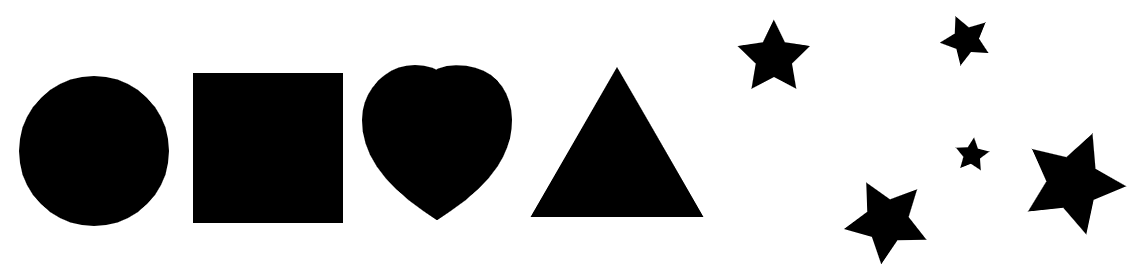
#> input picture in/shapes.png, 1145 x 271 px
$ python image-to-waveform.py in/shapes.png out.png
#> lines starting #> are read from the running program, lines starting #| are printed output that depends on the picture; after the words box and inside, x2 and y2 are one past the last pixel; in counts of white or black regions, pixels touching at a corner belong together
# Author: Teun Mathijssen (https://github.com/teuncm)
# Derived from https://www.youtube.com/watch?v=qeUAHHPt-LY

import argparse
import numpy as np
from PIL import Image
import soundfile as sf

INTERP_NN = "nn"
INTERP_LIN = "lin"
SAMPLERATE_STANDARD = 44100
DURATION_DEFAULT = 2
LIGHTNESS_THRESHOLD = 250


def main(args):
    if args.inAudio:
        sig, sampleRate = readSignal(args.inAudio)
        sig = normSignal(monoSignal(sig))
    else:
        sampleRate = args.sampleRate
        frequency = args.frequency if args.frequency else sampleRate / 2
        sig = generateSignal(frequency, args.duration, sampleRate)

    ts = getTimeframe(sig, sampleRate)

    imgArr = readImage(args.inImg)
    imgArr = normImage(thresholdImage(imgArr))

    botIdxs, topIdxs = getIdxs(imgArr)
    centers, amps = getParams(imgArr, botIdxs, topIdxs)
    centers, amps = normParams(imgArr, centers, amps)

    if args.interp == INTERP_NN:
        centers, amps = nnInterpParams(ts, centers, amps)
    elif args.interp == INTERP_LIN:
        centers, amps = linInterpParams(ts, centers, amps)

    modSig = modSignal(sig, centers, amps)

    writeSignal(modSig, sampleRate, args.outAudio)


def readSignal(fName):
    """Read an audio array from a file."""
    sig, sampleRate = sf.read(fName)

    return sig, sampleRate


def monoSignal(sig):
    """Turn an audio signal into mono."""
    sig = np.expand_dims(sig, -1)
    mono = np.squeeze(np.mean(sig, axis=1))

    return mono


def clipSignal(sig):
    """Hard clip an audio signal."""
    return np.clip(sig, -1, 1)


def normSignal(x):
    """Normalize an audio signal."""
    norm = np.max(np.abs(x))
    y = x / norm

    return y


def generateSignal(freq, tMax, sampleRate):
    """Generate a simple sine wave over the given timeframe."""
    # tMax may not coincide with a sample.
    # Correct for this here
    numSamples = int(np.floor(tMax * sampleRate) + 1)
    tMaxCorrected = (numSamples - 1) / sampleRate

    ts = np.linspace(0, tMaxCorrected, numSamples)
    sig = np.cos(freq * 2 * np.pi * ts)

    return sig


def writeSignal(sig, sampleRate, fName):
    """Write an audio signal to a file."""
    sf.write(fName, sig, sampleRate)


def getTimeframe(sig, sampleRate):
    """Get timeframe for an audio signal."""
    tMax = (sig.shape[0] - 1) / sampleRate
    nSamples = sig.shape[0]

    ts = np.linspace(0, tMax, nSamples)

    return ts


def readImage(fName):
    """Read an image array from a file."""
#> called with fName = 'in/shapes.png'
    # Read and convert to grayscale
    img = Image.open(fName).convert(mode="L")
    arr = np.array(img)

    return arr


def thresholdImage(arr):
    """Use a lightness threshold to convert image to binary array."""
    mask = arr < LIGHTNESS_THRESHOLD
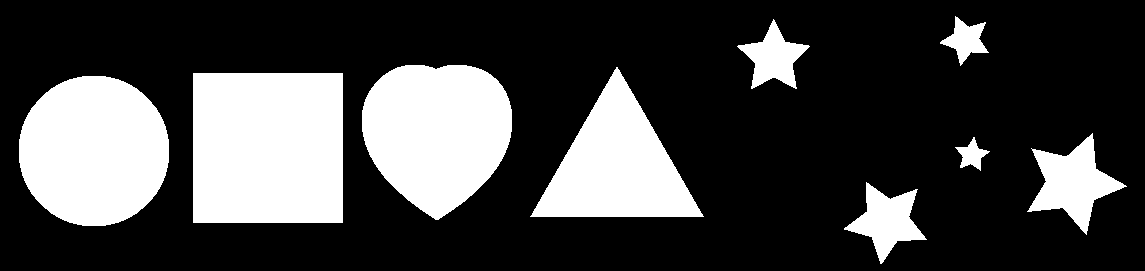
#> mask: shape (271, 1145) bool; 26.4% white; 9 white regions, largest, box (x1, y1, x2, y2) and area: (193, 73, 343, 223) 22500, (19, 76, 169, 226) 17896, (362, 65, 512, 220) 17358
    arr[mask] = 1
    arr[~mask] = 0

    return arr


def normImage(arr):
    """Normalize an image to make full use of the amplitude."""
    # Condense image to one column
    mask = np.max(arr, axis=1)
#> mask = 271 values, max 1 at index 16, min 0 at index 0, mean 0.915

    # Get mask bounds
    botIdx, topIdx = getIdxs(mask)
#> in getIdxs, `botIdxs = np.argmax(arr, axis=0)`: botIdxs = 16
#> in getIdxs, `flippedArr = np.flip(arr, axis=0)`: flippedArr = 271 values, max 1 at index 7, min 0 at index 0, mean 0.915
#> in getIdxs, `topIdxs = maxIdx - np.argmax(flippedArr, axis=0)`: topIdxs = 263
#> botIdx = 16; topIdx = 263

    # Crop array to bounds
    arr = arr[botIdx : topIdx + 1, :]
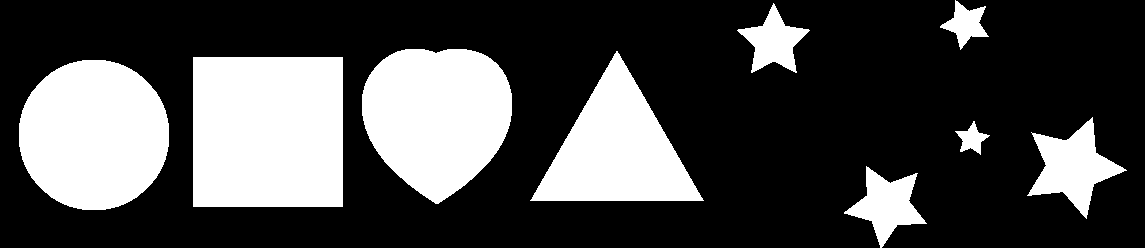
#> arr: shape (248, 1145); values 0 (black) and 1 (white), 28.9% white; 9 white regions, largest, box (x1, y1, x2, y2) and area: (193, 57, 343, 207) 22500, (19, 60, 169, 210) 17896, (362, 49, 512, 204) 17358
#> in getIdxs (call 2), `botIdxs = np.argmax(arr, axis=0)`: botIdxs = 1145 values, max 223 at index 926, min 0 at index 0, mean 72.28
#> in getIdxs (call 2), `flippedArr = np.flip(arr, axis=0)`:
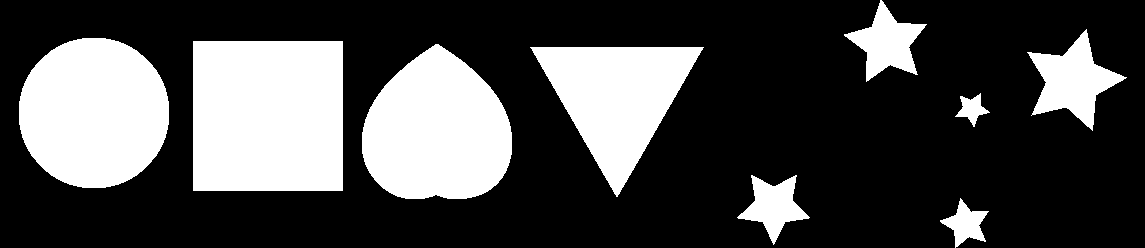
#> flippedArr: shape (248, 1145); values 0 (black) and 1 (white), 28.9% white; 9 white regions, largest, box (x1, y1, x2, y2) and area: (193, 41, 343, 191) 22500, (19, 38, 169, 188) 17896, (362, 44, 512, 199) 17358
#> in getIdxs (call 2), `topIdxs = maxIdx - np.argmax(flippedArr, axis=0)`: topIdxs = 1145 values, max 247 at index 0, min 27 at index 940, mean 192.9

    return arr


def modSignal(sig, centers, amps):
    """Modify a signal using the given centers and amplitudes."""
    mod = centers + amps * sig

    return mod


def getIdxs(arr):
    """Find the bottom and top indices of the mask per column."""
    maxIdx = arr.shape[0] - 1

    # Find first index from the bottom
    botIdxs = np.argmax(arr, axis=0)
    # Find first index from the top
    flippedArr = np.flip(arr, axis=0)
    topIdxs = maxIdx - np.argmax(flippedArr, axis=0)

    return botIdxs, topIdxs


def getParams(arr, botIdxs, topIdxs):
    """Derive oscillation parameters from the given indices.
    Parameters are calculated in array space."""
    # Amplitude (in indices) of oscillation
    amps = (topIdxs - botIdxs) / 2
#> amps = 1145 values, max 123.5 at index 0, min 0 at index 530, mean 60.32

    mask = np.max(arr, axis=0) != 0
    # In columns without mask, nullify amplitude
    amps[~mask] = 0
    # In columns with mask, add amplitude
    amps[mask] += 0.5

    # Calculate center of oscillation
    centers = (botIdxs + topIdxs) / 2
#> centers = 1145 values, max 223 at index 926, min 22 at index 954, mean 132.6
#> in main, `centers, amps = getParams(imgArr, botIdxs, topIdxs)`: amps = 1145 values, max 76 at index 437, min 0 at index 0, mean 37.54

    return centers, amps


def normParams(arr, centers, amps):
    """Normalize oscillation parameters."""
    maxIdx = arr.shape[0] - 1
#> maxIdx = 247
    norm = arr.shape[0] / 2
#> norm = 124

    # Shift centers to middle of arr
    centers = centers - maxIdx / 2
#> centers = 1145 values, max 99.5 at index 926, min -101.5 at index 954, mean 9.1

    # Images are always loaded upside-down
    centers = -centers
#> centers = 1145 values, max 101.5 at index 954, min -99.5 at index 926, mean -9.1

    # Normalize
    amps = amps / norm
#> amps = 1145 values, max 0.613 at index 437, min 0 at index 0, mean 0.303
    centers = centers / norm
#> centers = 1145 values, max 0.819 at index 954, min -0.802 at index 926, mean -0.0734

    return centers, amps


def linInterpParams(ts, centers, amps):
    """Interpolate oscillation parameters over a given timeframe.
    Use linear interpolation."""
    xMax = ts[-1]
    numSamples = len(centers)
#> numSamples = 1145

    # Stretch our parameter grid such that its length
    # matches the time grid.
    xs = np.linspace(0, xMax, numSamples)
#> xs = 1145 values from 0 to 2

    # Interpolate our parameters using the resolution
    # of ts.
    centers = np.interp(ts, xs, centers)
    amps = np.interp(ts, xs, amps)

    return centers, amps


def nnInterpParams(ts, centers, amps):
    """Interpolate oscillation parameters over a given timeframe.
    Use nearest neighbor interpolation."""
    xMax = ts[-1]
    numSamples = len(centers)
    dx = xMax / (numSamples - 1)

    # Generate lookup table for ts -> xs
    lut = np.round(ts / dx).astype(int)

    # Interpolate our parameters using the resolution
    # of ts.
    centers = centers[lut]
    amps = amps[lut]

    return centers, amps


if __name__ == "__main__":
    parser = argparse.ArgumentParser()

    parser.add_argument("inImg", help="Input image filename", type=str)

    parser.add_argument("outAudio", help="Output audio filename", type=str)

    parser.add_argument(
        "-i",
        "--inAudio",
        help="Input audio filename",
        type=str,
    )

    parser.add_argument(
        "-d",
        "--duration",
        help="Length of generated audio in seconds",
        type=float,
        default=DURATION_DEFAULT,
    )

    parser.add_argument("-f", "--frequency", help="Generator frequency", type=float)

    parser.add_argument(
        "-s",
        "--samplerate",
        dest="sampleRate",
        help="Generator sample rate",
        type=int,
        default=SAMPLERATE_STANDARD,
    )

    parser.add_argument(
        "--interp",
        help="Interpolation type",
        type=str,
        choices=[INTERP_NN, INTERP_LIN],
        default=INTERP_LIN,
    )

    main(parser.parse_args())
